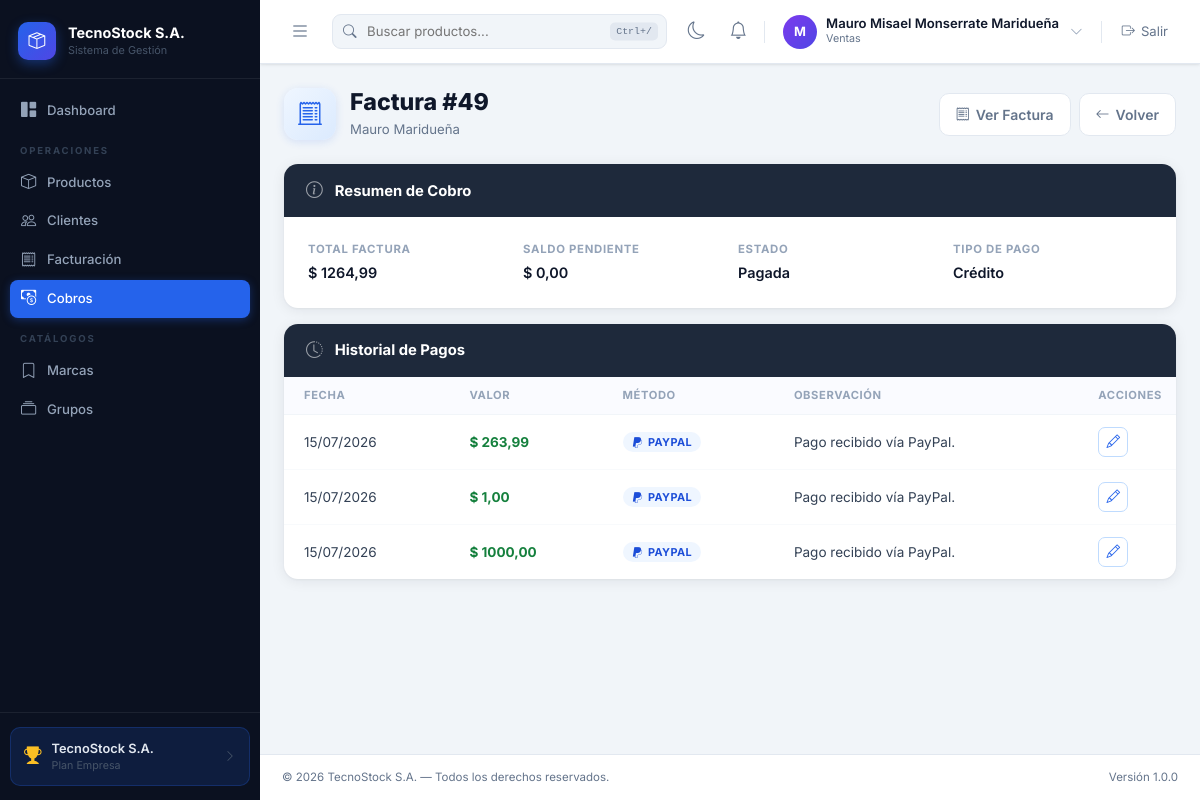
The page /cobros/facturas/121/pagos/ (signed in) on the database its author committed.
### billing/models.py (models this page shows, shortened)
class Invoice(models.Model):
    TIPO_PAGO = [('contado', 'Contado'), ('credito', 'Crédito')]
    ESTADO_COBRO = [('pendiente', 'Pendiente'), ('pagada', 'Pagada')]
    AMBIENTE_SRI = [('1', 'Pruebas'), ('2', 'Producción')]
    ESTADO_SRI = [('pendiente', 'Pendiente'), ('autorizada', 'Autorizada'), ('no_autorizada', 'No autorizada')]
    number = models.PositiveIntegerField(null=True, blank=True, verbose_name='N° Factura')
    customer = models.ForeignKey(Customer, on_delete=models.PROTECT, related_name='invoices', verbose_name='Cliente')
    invoice_date = models.DateTimeField(auto_now_add=True, verbose_name='Fecha')
    subtotal = models.DecimalField(max_digits=12, decimal_places=2, default=Decimal('0.00'), verbose_name='Subtotal')
    tax = models.DecimalField(max_digits=12, decimal_places=2, default=Decimal('0.00'), verbose_name='IVA (15%)')
    total = models.DecimalField(max_digits=12, decimal_places=2, default=Decimal('0.00'), verbose_name='Total')
    tipo_pago = models.CharField(max_length=10, choices=TIPO_PAGO, default='contado', verbose_name='Tipo de Pago')
    saldo = models.DecimalField(max_digits=12, decimal_places=2, default=Decimal('0.00'), verbose_name='Saldo Pendiente')
    estado = models.CharField(max_length=10, choices=ESTADO_COBRO, default='pagada', verbose_name='Estado de Cobro')
    is_active = models.BooleanField(default=True, verbose_name='Activo')
    establecimiento = models.CharField(max_length=3, default='001', verbose_name='Establecimiento')
    punto_emision = models.CharField(max_length=3, default='001', verbose_name='Punto de Emisión')
    ambiente = models.CharField(max_length=1, choices=AMBIENTE_SRI, default='1', verbose_name='Ambiente')
    clave_acceso = models.CharField(max_length=49, blank=True, verbose_name='Clave de Acceso')
    numero_autorizacion = models.CharField(max_length=49, blank=True, verbose_name='N° Autorización')
    fecha_autorizacion = models.DateTimeField(null=True, blank=True, verbose_name='Fecha de Autorización')
    estado_sri = models.CharField(max_length=15, choices=ESTADO_SRI, default='pendiente', verbose_name='Estado SRI')
    ruc_emisor = models.CharField(max_length=13, blank=True, verbose_name='RUC Emisor')
    razon_social_emisor = models.CharField(max_length=300, blank=True, verbose_name='Razón Social Emisor')
    xml_autorizado = models.TextField(blank=True, verbose_name='XML autorizado / firmado')
    class Meta:
        verbose_name = 'Factura'
        verbose_name_plural = 'Facturas'
        ordering = ['-invoice_date']
        permissions = [('can_export', 'Puede exportar reportes a PDF/Excel')]

class Customer(models.Model):
    CONSUMIDOR_FINAL_DNI = '9999999999999'
    NEW_CUSTOMER_CREDIT_LIMIT = Decimal('400.00')
    GOOD_HISTORY_CREDIT_LIMIT = Decimal('2000.00')
    dni = models.CharField(max_length=13, unique=True, verbose_name='Cédula/RUC', validators=[validate_cedula_ec])
    first_name = models.CharField(max_length=100, verbose_name='Nombres')
    last_name = models.CharField(max_length=100, verbose_name='Apellidos')
    email = models.EmailField(blank=True, verbose_name='Email')
    phone = models.CharField(max_length=20, blank=True, verbose_name='Teléfono')
    city = models.CharField(max_length=100, blank=True, verbose_name='Ciudad')
    address = models.TextField(blank=True, verbose_name='Dirección')
    is_generic = models.BooleanField(default=False, verbose_name='Consumidor Final Genérico')
    is_active = models.BooleanField(default=True, verbose_name='Activo')
    created_at = models.DateTimeField(auto_now_add=True, null=True, verbose_name='Registrado')
    class Meta:
        verbose_name = 'Cliente'
        verbose_name_plural = 'Clientes'
        ordering = ['last_name', 'first_name']
    @property
    def full_name(self):
        return f'{self.first_name} {self.last_name}'

### cobros/models.py (models this page shows, shortened)
class CobroFactura(models.Model):
    METODO_PAGO = [('manual', 'Manual'), ('paypal', 'PayPal')]
    factura = models.ForeignKey(Invoice, on_delete=models.PROTECT, related_name='cobros', verbose_name='Factura')
    fecha = models.DateField(verbose_name='Fecha de Pago')
    valor = models.DecimalField(max_digits=10, decimal_places=2, verbose_name='Valor Abonado')
    observacion = models.TextField(blank=True, verbose_name='Observación')
    metodo_pago = models.CharField(max_length=10, choices=METODO_PAGO, default='manual', verbose_name='Método de Pago')
    paypal_order_id = models.CharField(max_length=64, blank=True, verbose_name='ID de Orden PayPal')
    created_at = models.DateTimeField(auto_now_add=True, verbose_name='Registrado')
    class Meta:
        verbose_name = 'Cobro de Factura'
        verbose_name_plural = 'Cobros de Facturas'
        ordering = ['-fecha', '-id']

### cobros/views.py (the view)
# urls.py: path('facturas/<int:factura_pk>/pagos/', views.cobro_historial, name='cobro_historial'),
@login_required
@permission_required('cobros.view_cobrofactura', raise_exception=True)
def cobro_historial(request, factura_pk):
    factura = get_object_or_404(Invoice.objects.select_related('customer'), pk=factura_pk)
    cobros = factura.cobros.all()
    return render(request, 'cobros/cobro_historial.html', {
        'factura': factura, 'cobros': cobros, 'paypal_client_id': settings.PAYPAL_CLIENT_ID,
    })

### cobros/templates/cobros/cobro_historial.html (shortened to what this page needs)
{% extends 'base.html' %}
{% load l10n %}
{% block content %}
<div class="id-hdr">
    <div class="id-hdr-left">
        <div class="id-hdr-icon"><i class="bi bi-receipt-cutoff"></i></div>
        <div>
            <h2 class="id-title">Factura #{{ factura.number|default:factura.id }}</h2>
            <p class="id-sub">{{ factura.customer.full_name }}</p>
        </div>
    </div>
    <div class="id-hdr-btns">
        <a href="{% url 'billing:invoice_detail' factura.pk %}" class="id-btn-back">
            <i class="bi bi-receipt"></i> Ver Factura
        </a>
        <a href="{% url 'cobros:factura_pendiente_list' %}" class="id-btn-back">
            <i class="bi bi-arrow-left"></i> Volver
        </a>
    </div>
</div>
<div class="id-card">
    <div class="id-card-hdr"><i class="bi bi-info-circle"></i><span>Resumen de Cobro</span></div>
    <div class="id-card-body">
        <div class="id-info-grid">
            <div><div class="id-info-label">Total Factura</div><div class="id-info-val">$ {{ factura.total }}</div></div>
            <div><div class="id-info-label">Saldo Pendiente</div><div class="id-info-val">$ {{ factura.saldo }}</div></div>
            <div><div class="id-info-label">Estado</div><div class="id-info-val">{% if factura.estado == 'pagada' %}Pagada{% else %}Pendiente{% endif %}</div></div>
            <div><div class="id-info-label">Tipo de Pago</div><div class="id-info-val">{% if factura.tipo_pago == 'credito' %}Crédito{% else %}Contado{% endif %}</div></div>
        </div>
    </div>
</div>
<div class="id-card">
    <div class="id-card-hdr"><i class="bi bi-clock-history"></i><span>Historial de Pagos</span></div>
    <table class="id-table">
        <thead>
            <tr>
                <th>Fecha</th>
                <th>Valor</th>
                <th>Método</th>
                <th>Observación</th>
                <th style="width:90px">Acciones</th>
            </tr>
        </thead>
        <tbody>
            {% for cobro in cobros %}
            <tr>
                <td>{{ cobro.fecha|date:"d/m/Y" }}</td>
                <td style="font-weight:700;color:var(--text-success)">$ {{ cobro.valor }}</td>
                <td>
                    {% if cobro.metodo_pago == 'paypal' %}
                    <span class="metodo-badge metodo-paypal"><i class="bi bi-paypal"></i> PayPal</span>
                    {% else %}
                    <span class="metodo-badge metodo-manual">Manual</span>
                    {% endif %}
                </td>
                <td>{{ cobro.observacion|default:"—" }}</td>
                <td>
                    <div class="mod-act-group">
                        <a href="{% url 'cobros:cobro_update' cobro.pk %}" class="mod-act-btn act-edit" title="Editar"><i class="bi bi-pencil"></i></a>
                    </div>
                </td>
            </tr>
            {% empty %}
            <tr><td colspan="5"><div class="mod-empty"><i class="bi bi-inbox"></i><p>Aún no se han registrado pagos para esta factura.</p></div></td></tr>
            {% endfor %}
        </tbody>
    </table>
</div>
{% endblock %}

### templates/base.html (shortened to what this page needs)
{% load static %}
<!DOCTYPE html>
<html lang="es">
<head>
<link href="https://cdn.jsdelivr.net/npm/bootstrap@5.3.3/dist/css/bootstrap.min.css" rel="stylesheet">
<link href="https://cdn.jsdelivr.net/npm/bootstrap-icons@1.11.3/font/bootstrap-icons.css" rel="stylesheet">
</head>
<body>
{% if user.is_authenticated %}
<aside id="sidebar">
    <div class="sb-brand">
        <div class="sb-brand-icon"><i class="bi bi-box-seam"></i></div>
        <div><div class="sb-brand-name">TecnoStock S.A.</div><div class="sb-brand-sub">Sistema de Gestión</div></div>
    </div>
    {% with url_name=request.resolver_match.url_name|default:'' app_name=request.resolver_match.app_name|default:'' %}
    <nav class="sb-nav">
        <a href="{% url 'billing:home' %}" class="sb-link {% if url_name == 'home' %}active{% endif %}"><i class="bi bi-grid-1x2-fill"></i> Dashboard</a>
        {% if perms.billing.view_product or perms.billing.view_customer or perms.billing.view_invoice or perms.purchasing.view_purchase or perms.cobros.view_cobrofactura or perms.pagos.view_pagocompra %}
        <div class="sb-section">Operaciones</div>
        {% endif %}
        {% if perms.billing.view_product %}
        <a href="{% url 'billing:product_list' %}" class="sb-link {% if 'product' in url_name and app_name == 'billing' %}active{% endif %}"><i class="bi bi-box"></i> Productos</a>
        {% endif %}
        {% if perms.billing.view_customer %}
        <a href="{% url 'billing:customer_list' %}" class="sb-link {% if 'customer' in url_name %}active{% endif %}"><i class="bi bi-people"></i> Clientes</a>
        {% endif %}
        {% if perms.billing.view_invoice %}
        <a href="{% url 'billing:invoice_list' %}" class="sb-link {% if 'invoice' in url_name %}active{% endif %}"><i class="bi bi-receipt"></i> Facturación</a>
        {% endif %}
        {% if perms.cobros.view_cobrofactura %}
        <a href="{% url 'cobros:factura_pendiente_list' %}" class="sb-link {% if app_name == 'cobros' %}active{% endif %}"><i class="bi bi-cash-coin"></i> Cobros</a>
        {% endif %}
        {% if perms.billing.view_brand or perms.billing.view_productgroup or perms.billing.view_supplier %}
        <div class="sb-section">Catálogos</div>
        {% endif %}
        {% if perms.billing.view_brand %}
        <a href="{% url 'billing:brand_list' %}" class="sb-link {% if 'brand' in url_name %}active{% endif %}"><i class="bi bi-bookmark"></i> Marcas</a>
        {% endif %}
        {% if perms.billing.view_productgroup %}
        <a href="{% url 'billing:productgroup_list' %}" class="sb-link {% if 'productgroup' in url_name %}active{% endif %}"><i class="bi bi-collection"></i> Grupos</a>
        {% endif %}
    </nav>
    {% endwith %}
    <div class="sb-footer">
        <div class="sb-plan-card">
            <i class="bi bi-trophy-fill sb-plan-icon"></i>
            <div style="flex:1;min-width:0"><div class="sb-plan-name">TecnoStock S.A.</div><div class="sb-plan-label">Plan Empresa</div></div>
            <i class="bi bi-chevron-right" style="color:#475569;font-size:.75rem"></i>
        </div>
    </div>
</aside>
{% endif %}
<div id="main-wrap" {% if not user.is_authenticated %}class="no-sidebar"{% endif %}>
{% if user.is_authenticated %}
    <header class="topbar">
        <button class="sb-toggle" id="sidebarToggle"><i class="bi bi-list"></i></button>
        <div class="topbar-search">
            <input type="text" id="globalSearch" placeholder="Buscar productos..." data-url="{% url 'billing:product_list' %}">
            <span class="ts-kbd">Ctrl+/</span>
        </div>
        <div class="topbar-right">
            <button class="theme-toggle" id="themeToggle" type="button" title="Cambiar tema">
                <i class="bi bi-moon"></i>
            </button>
            <div class="dropdown notif-wrap">
                <button class="notif-btn" type="button" data-bs-toggle="dropdown" aria-expanded="false" title="Notificaciones">
                    <i class="bi bi-bell"></i>
                </button>
            </div>
            <div class="user-chip">
                <div class="user-avatar">{{ user.username|first|upper }}</div>
                <div>
                    <div class="user-name">{{ user.get_full_name|default:user.username }}</div>
                    <div class="user-role">{% if user.is_superuser %}Superusuario{% else %}{% with g=user.groups.first %}{% if g %}{{ g.name }}{% else %}Usuario{% endif %}{% endwith %}{% endif %}</div>
                </div>
                <i class="bi bi-chevron-down" style="color:#94A3B8;font-size:.8rem;margin-left:2px"></i>
            </div>
            <form method="post" action="{% url 'logout' %}" style="margin:0">
                <button type="submit" class="logout-btn"><i class="bi bi-box-arrow-right"></i> Salir</button>
            </form>
        </div>
    </header>
    <div class="content-area"><main>
{% endif %}
{% block content %}{% endblock %}
{% if user.is_authenticated %}
    </main></div>
    <footer class="site-footer">
        <span>© 2026 TecnoStock S.A. — Todos los derechos reservados.</span>
        <span>Versión 1.0.0</span>
    </footer>
{% else %}
    </div></div>
{% endif %}
</div>
</body>
</html>

### rows shown on the page
Invoice: number "49", customer.full_name "Mauro Maridueña", total "1264,99", saldo "0,00"
CobroFactura: fecha "15/07/2026", valor "263,99", metodo_pago "paypal" (drawn), observacion "Pago recibido vía PayPal."
CobroFactura: fecha "15/07/2026", valor "1,00", metodo_pago "paypal" (drawn), observacion "Pago recibido vía PayPal."
CobroFactura: fecha "15/07/2026", valor "1000,00", metodo_pago "paypal" (drawn), observacion "Pago recibido vía PayPal."

### other values the page prints
{{ user.username|first|upper }} "M"
{{ user.get_full_name|default:user.username }} "Mauro Misael Monserrate Maridueña"
{{ g.name }} "Ventas"
